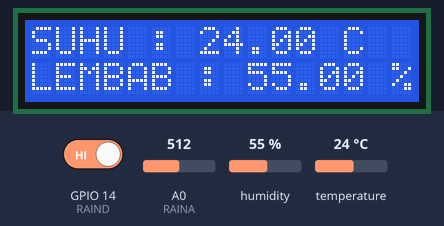
Simulated run of this sketch. Board: ESP8266 (NodeMCU). On the bench: 16×2 character LCD. The inputs (shaded band) are chosen by the test bench; at power-on: GPIO 14 (RAIND) HIGH, A0 (RAINA) = 512, humidity 55 %, temperature 24 °C. WiFi joins after 1.5 s; servers stay silent unless stated; what the sketch prints to the serial monitor is not drawn.

Above: at 3.0 s.
3.1 s: GPIO 14 (RAIND) driven LOW
At 10.5 s:
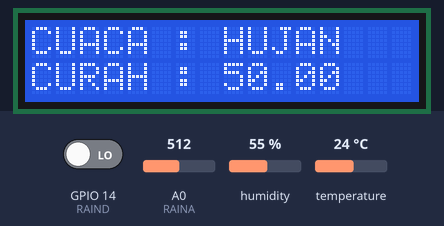
12.5 s: A0 (RAINA) set to 716
At 19.0 s:
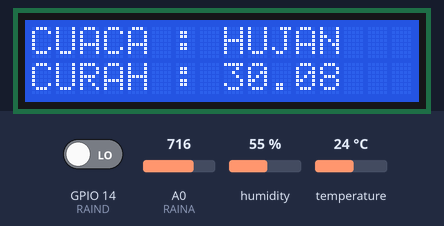
20.7 s: humidity set to 22 %
At 24.1 s:
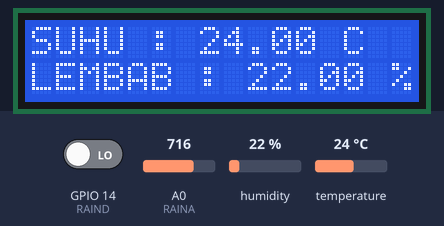
27.8 s: temperature set to 12 °C
At 32.6 s:
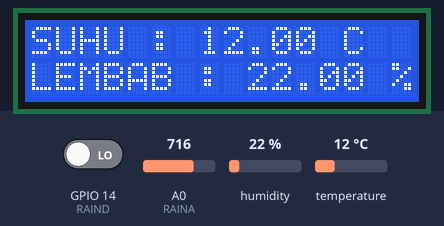
36.0 s: A0 (RAINA) set to 900
At 43.1 s:
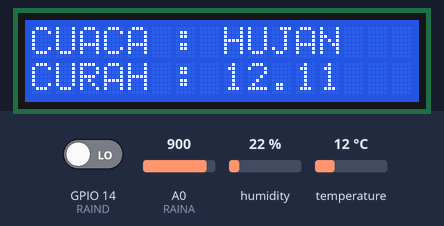
45.2 s: GPIO 14 (RAIND) driven HIGH
At 51.6 s:
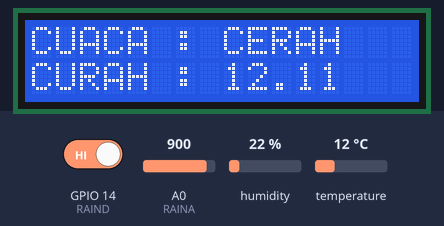
Timing chart, 0 to 53.1 s (numbered marks = the images above; inputs shaded):
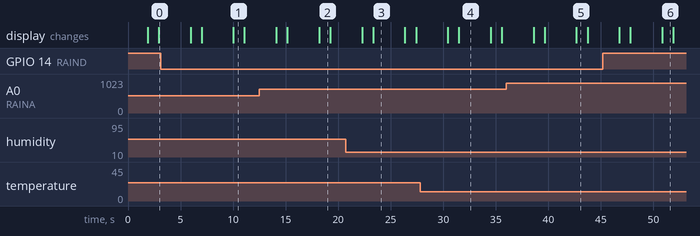

The sketch:

sketch_nov27a.ino
```cpp
//  __    __           _   _                 __           _
// / / /\ \ \___  __ _| |_| |__   ___ _ __  / _\_   _ ___| |_ ___ _ __ ___  ___
// \ \/  \/ / _ \/ _` | __| '_ \ / _ \ '__| \ \| | | / __| __/ _ \ '_ ` _ \/ __|
//  \  /\  /  __/ (_| | |_| | | |  __/ |    _\ \ |_| \__ \ ||  __/ | | | | \__ \
//   \/  \/ \___|\__,_|\__|_| |_|\___|_|    \__/\__, |___/\__\___|_| |_| |_|___/
//                                              |___/

// ----
// WEATHER STATION
// Created by @mxzyy
// ----


#define BLYNK_PRINT Serial
#define BLYNK_TEMPLATE_ID "TMPLmaHjKFz8"
#define BLYNK_DEVICE_NAME "Weather System"
#define BLYNK_AUTH_TOKEN "qf8uk1uT6tmvodHSD5H_fh6GNPOdf7fH"
#define DHTPIN 12
#define DHTTYPE DHT22
#define RAIND 14
#define RAINA 17

#include <ESP8266WiFi.h>
#include <BlynkSimpleEsp8266.h>
#include <DHT.h>
#include <LiquidCrystal_I2C.h>

DHT dht(DHTPIN, DHTTYPE);
BlynkTimer timer;
int lcdColumns = 16;
int lcdRows = 2;
LiquidCrystal_I2C lcd(0x3F, lcdColumns, lcdRows);

// Wi - Fi Configuration
char auth[] = "qf8uk1uT6tmvodHSD5H_fh6GNPOdf7fH";
char ssid[] = "4RBIK TEMULAWAK";
char pass[] = "H3rb4l04";

String w;
float Aw;
int val_analogique;

void sendSensor()
{
  float h = dht.readHumidity();
  float t = dht.readTemperature();

  if (isnan(h) || isnan(t)) {
    Serial.println("Failed to read from DHT sensor!");
    return;
  }

  val_analogique = analogRead(RAINA);
  Serial.print("Analog value : ");
  int num1 = 1024 - val_analogique;
  double num2 = num1 * 100;
  float Aw = num2 / 1024;

  Blynk.virtualWrite(V0, t);
  Blynk.virtualWrite(V1, h);
  Blynk.virtualWrite(V2, Aw);
}

void setup()
{
  pinMode(RAIND, INPUT);
  pinMode(RAINA, INPUT);

  Serial.begin(9600);
  Blynk.begin(auth, ssid, pass);

  dht.begin();
  lcd.init();
  lcd.backlight();

  timer.setInterval(1000L, sendSensor);
}

void loop()
{
  float h = dht.readHumidity();
  float t = dht.readTemperature();


  if (digitalRead(RAIND) == LOW)
  {
    Serial.println("Digital value : wet");
    w = "HUJAN";
    delay(10);
  }
  else
  {
    Serial.println("Digital value : dry");
    w = "CERAH";
    delay(10);
  }
  val_analogique = analogRead(RAINA);
  Serial.print("Analog value : ");
  int num1 = 1024 - val_analogique;
  double num2 = num1 * 100;
  float Aw = num2 / 1024;
  Serial.println(val_analogique);
  Serial.println("");

   Serial.print("Percent Value : ");
   Serial.println(Aw);
   Serial.println(num1);
   Serial.println(num2);
  delay(1000);

  Blynk.run();
  timer.run();
  lcd.setCursor(0, 0);
  lcd.print("SUHU : ");
  lcd.print(t);
  lcd.print(" C");
  lcd.setCursor(0, 1);
  lcd.print("LEMBAB : ");
  lcd.print(h);
  lcd.print(" %");
  delay(3000);
  lcd.clear();
  lcd.setCursor(0,0);
  lcd.print("CUACA : ");
  lcd.print(w);
  lcd.setCursor(0,1);
  lcd.print("CURAH : ");
  lcd.print(Aw);
}
```

Measured:
- after the input at 3.1 s, the display: first differs from a run without the input after 6.9 s (image 1)
- after the input at 12.5 s, the display: first differs from a run without the input after 5.7 s (image 2)
- after the input at 20.7 s, the display: first differs from a run without the input after 2.6 s (image 3)
- after the input at 27.8 s, the display: first differs from a run without the input after 3.7 s (image 4)
- after the input at 36.0 s, the display: first differs from a run without the input after 6.7 s (image 5)
- after the input at 45.2 s, the display: first differs from a run without the input after 5.6 s (image 6)
- what the display in image 1 shows lasts 1.1 s, from 10.0 s to 11.1 s
